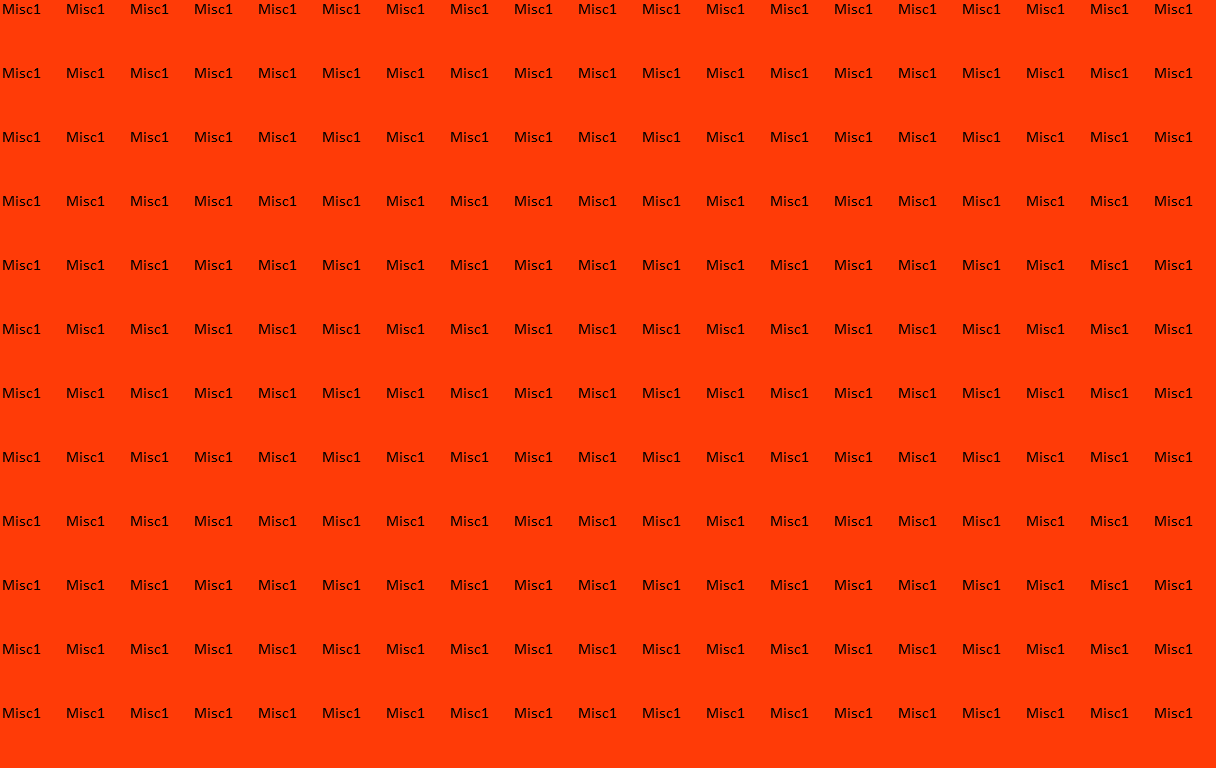

Rendered tile map (Tiled .tmx) drawn with the repository's tilesets; below, a short description and the map source with its tile grids summarised:
An orthogonal 19x12 tile map with 64x64 px tiles, 1 tile layer (testLayer) and 190 objects (base).

<map version="1.2" tiledversion="1.2.3" orientation="orthogonal" renderorder="right-down" width="19" height="12" tilewidth="64" tileheight="64" infinite="0" nextlayerid="7" nextobjectid="250">
 <properties>
  <property name="maxPlayerHealth" type="int" value="1000" />
  <property name="maxPlayerOxygen" type="int" value="100" />
  <property name="oxygenDamage" type="float" value="2" />
  <property name="oxygenDepletionDelay" type="int" value="50" />
  <property name="oxygenDepletionRate" type="float" value="0.5" />
  <property name="oxygenReplenishDelay" type="int" value="50" />
  <property name="oxygenReplenishRate" type="float" value="1" />
  <property name="type" value="DEFEND" />
  <property name="waveRate" type="int" value="5000" />
 </properties>
 <tileset firstgid="1" source="CateroidsTileset2.tsx" />
 <layer id="6" name="testLayer" width="19" height="12">
  <data>[228 cells, 228 non-empty, 1 distinct tile ids]</data>
 </layer>
 <objectgroup id="2" name="Objects">
  <object id="1" name="base" gid="4" x="576" y="1024" width="64" height="64">
   <properties>
    <property name="damage" type="float" value="50" />
    <property name="health" type="float" value="5000" />
    <property name="spawnNumber" type="int" value="0" />
   </properties>
  </object>
  <object id="35" gid="7" x="576" y="128" width="64" height="64">
   <properties>
    <property name="spawnNumber" type="int" value="1" />
    <property name="velocityY" type="float" value="40" />
   </properties>
  </object>
  <object id="36" gid="7" x="128" y="128" width="64" height="64">
   <properties>
    <property name="spawnNumber" type="int" value="1" />
    <property name="velocityY" type="float" value="40" />
   </properties>
  </object>
  <object id="37" gid="7" x="1024" y="128" width="64" height="64">
   <properties>
    <property name="spawnNumber" type="int" value="1" />
    <property name="velocityY" type="float" value="40" />
   </properties>
  </object>
  <object id="38" gid="7" x="1024" y="192" width="64" height="64">
   <properties>
    <property name="spawnNumber" type="int" value="2" />
    <property name="velocityX" type="float" value="-40" />
   </properties>
  </object>
  <object id="39" gid="7" x="128" y="192" width="64" height="64">
   <properties>
    <property name="spawnNumber" type="int" value="2" />
    <property name="velocityX" type="float" value="40" />
   </properties>
  </object>
  <object id="40" gid="8" x="320" y="192" width="64" height="64">
   <properties>
    <property name="spawnNumber" type="int" value="2" />
   </properties>
  </object>
  <object id="41" gid="8" x="832" y="192" width="64" height="64">
   <properties>
    <property name="spawnNumber" type="int" value="2" />
   </properties>
  </object>
  <object id="42" gid="4" x="-104" y="96" width="64" height="64">
   <properties>
    <property name="spawnNumber" type="int" value="3" />
    <property name="velocityX" type="int" value="55" />
   </properties>
  </object>
  <object id="59" gid="7" x="258" y="96" width="64" height="64">
   <properties>
    <property name="spawnNumber" type="int" value="3" />
   </properties>
  </object>
  <object id="60" gid="7" x="386" y="96" width="64" height="64">
   <properties>
    <property name="spawnNumber" type="int" value="3" />
   </properties>
  </object>
  <object id="61" gid="7" x="514" y="96" width="64" height="64">
   <properties>
    <property name="spawnNumber" type="int" value="3" />
   </properties>
  </object>
  <object id="62" gid="7" x="642" y="96" width="64" height="64">
   <properties>
    <property name="spawnNumber" type="int" value="3" />
   </properties>
  </object>
  <object id="63" gid="7" x="770" y="96" width="64" height="64">
   <properties>
    <property name="spawnNumber" type="int" value="3" />
   </properties>
  </object>
  <object id="64" gid="7" x="898" y="96" width="64" height="64">
   <properties>
    <property name="spawnNumber" type="int" value="3" />
   </properties>
  </object>
  <object id="65" gid="7" x="1026" y="96" width="64" height="64">
   <properties>
    <property name="spawnNumber" type="int" value="3" />
   </properties>
  </object>
  <object id="66" gid="7" x="1154" y="96" width="64" height="64">
   <properties>
    <property name="spawnNumber" type="int" value="3" />
   </properties>
  </object>
  <object id="67" gid="5" x="704" y="98" width="64" height="64">
   <properties>
    <property name="spawnNumber" type="int" value="4" />
    <property name="type" value="HORIZONTAL" />
   </properties>
  </object>
  <object id="68" gid="6" x="64" y="64" width="64" height="64">
   <properties>
    <property name="spawnNumber" type="int" value="6" />
   </properties>
  </object>
  <object id="69" gid="6" x="64" y="192" width="64" height="64">
   <properties>
    <property name="spawnNumber" type="int" value="6" />
   </properties>
  </object>
  <object id="70" gid="6" x="64" y="320" width="64" height="64">
   <properties>
    <property name="spawnNumber" type="int" value="6" />
   </properties>
  </object>
  <object id="71" gid="6" x="1088" y="64" width="64" height="64">
   <properties>
    <property name="spawnNumber" type="int" value="5" />
   </properties>
  </object>
  <object id="72" gid="6" x="1088" y="192" width="64" height="64">
   <properties>
    <property name="spawnNumber" type="int" value="5" />
   </properties>
  </object>
  <object id="73" gid="6" x="1088" y="320" width="64" height="64">
   <properties>
    <property name="spawnNumber" type="int" value="5" />
   </properties>
  </object>
  <object id="74" gid="5" x="576" y="512" width="64" height="64">
   <properties>
    <property name="spawnNumber" type="int" value="7" />
    <property name="type" value="HORIZONTAL" />
   </properties>
  </object>
  <object id="75" gid="8" x="576" y="320" width="64" height="64">
   <properties>
    <property name="spawnNumber" type="int" value="7" />
   </properties>
  </object>
  <object id="76" gid="1" x="1216" y="128" width="64" height="64">
   <properties>
    <property name="spawnNumber" type="int" value="8" />
    <property name="velocityX" type="float" value="-60" />
   </properties>
  </object>
  <object id="77" gid="1" x="1216" y="256" width="64" height="64">
   <properties>
    <property name="spawnNumber" type="int" value="8" />
    <property name="velocityX" type="float" value="-60" />
   </properties>
  </object>
  <object id="78" gid="1" x="1216" y="384" width="64" height="64">
   <properties>
    <property name="spawnNumber" type="int" value="8" />
    <property name="velocityX" type="float" value="-60" />
   </properties>
  </object>
  <object id="79" gid="1" x="1216" y="512" width="64" height="64">
   <properties>
    <property name="spawnNumber" type="int" value="8" />
    <property name="velocityX" type="float" value="-60" />
   </properties>
  </object>
  <object id="80" gid="1" x="1216" y="640" width="64" height="64">
   <properties>
    <property name="spawnNumber" type="int" value="8" />
    <property name="velocityX" type="float" value="-60" />
   </properties>
  </object>
  <object id="83" gid="1" x="-64" y="192" width="64" height="64">
   <properties>
    <property name="spawnNumber" type="int" value="8" />
    <property name="velocityX" type="float" value="60" />
   </properties>
  </object>
  <object id="84" gid="1" x="-64" y="320" width="64" height="64">
   <properties>
    <property name="spawnNumber" type="int" value="8" />
    <property name="velocityX" type="float" value="60" />
   </properties>
  </object>
  </objectgroup>
</map>
<!-- 157 of 190 objects omitted -->
